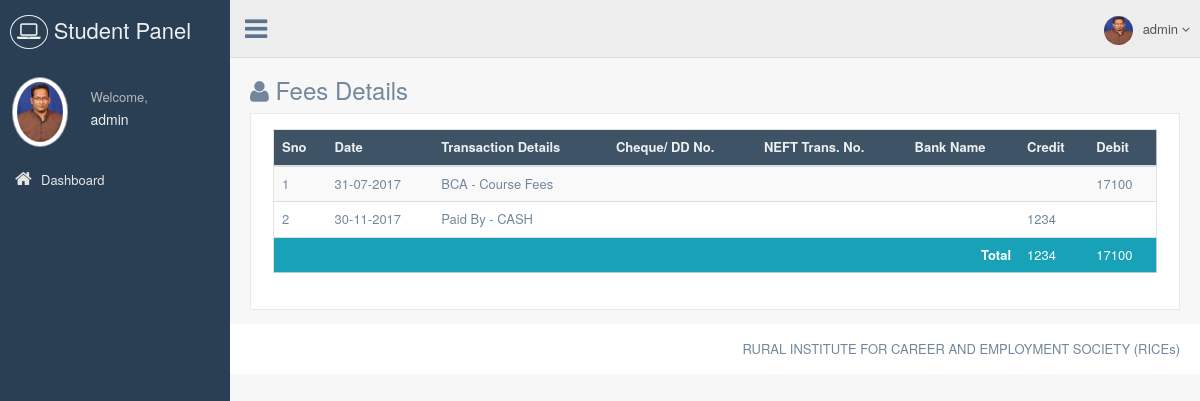
The app's page /studentpanel/fees.php (signed in) with its own data.
### tables this page shows
CREATE TABLE `course_master` (
  `Course_Id` smallint(6) NOT NULL,
  `Course_Name` varchar(50) NOT NULL,
  `Application_Fee` int(11) NOT NULL,
  `Learning_Fee` int(11) NOT NULL,
  `Registration_Fee` int(11) NOT NULL,
  `Exam_Fee` int(11) NOT NULL
);

CREATE TABLE `fees_payment` (
  `Payment_Id` int(11) NOT NULL,
  `Payment_Date` datetime NOT NULL,
  `Paid_Amt` float NOT NULL,
  `Payment_Mode` tinyint(4) NOT NULL,
  `Cheque_DD_No` varchar(30) DEFAULT NULL,
  `Transaction_No` varchar(30) DEFAULT NULL,
  `Which_Bank_Cheque_DD` varchar(75) DEFAULT NULL,
  `Student_Id` int(11) NOT NULL,
  `CM_Id` smallint(6) NOT NULL,
  `Receipt_No` varchar(100) NOT NULL,
  `Rege_status` int(11) NOT NULL
);

### libraries/classes/DBConn.php (called while the page is built, shortened)
<?php
class DBConn  extends Conn {
	 function ExecuteQuery($userQuery)
	{
		$result= mysql_query($userQuery);
                $num_fields = mysql_num_fields($result);
				$obj = array();
				$x=1;
				while($row=mysql_fetch_array($result)){
				  for($j=0;$j<$num_fields;$j++){
					 $name = mysql_field_name($result, $j);
					 $obj[$x][$name]=$row[$name];
					}
					$x++;
					}
     return $obj;
	}
}
?>

### studentpanel/fees.php (the view, shortened to what this page needs)
<?php
require_once(PATH_LIBRARIES.'/classes/DBConn.php');
require_once(PATH_STUDENT_INCLUDE.'/header.php');
$getfees=$db->ExecuteQuery("SELECT Payment_Id, DATE_FORMAT(Payment_Date,'%d-%m-%Y') AS Payment_Date, Paid_Amt, CASE WHEN Payment_Mode=1 THEN 'CASH' WHEN Payment_Mode=2 THEN 'CHEQUE/DD' WHEN Payment_Mode=3 THEN 'NEFT' END AS Payment_Mode, Cheque_DD_No, Transaction_No, Which_Bank_Cheque_DD FROM fees_payment WHERE Student_Id=".$_SESSION['sid']);
$getCourseAmt=$db->ExecuteQuery("SELECT DATE_FORMAT(Reg_Date,'%d-%m-%Y') AS Reg_Date, Course_Name, CASE WHEN Mode='regular' THEN (Application_Fee + Learning_Fee + Registration_Fee + Exam_Fee) WHEN Mode='online' THEN (Application_Fee + Learning_Fee + Registration_Fee + Exam_Fee) WHEN Mode='private' THEN Exam_Fee END AS Total_Fees
FROM student_master s
LEFT JOIN course_master cm ON s.Course_Id=cm.Course_Id
WHERE Student_Id=".$_SESSION['sid']);
$TotalPaidAmt=$db->ExecuteQuery("SELECT SUM(Paid_Amt) AS Paid_Amt FROM fees_payment WHERE Student_Id=".$_SESSION['sid']);
?>
<div>
  <div class="page-title">
    <div class="title_left">
      <h3><i class="fa fa-user" aria-hidden="true"></i> Fees Details</h3>
    </div>
  </div>
  <div class="row">
    <div class="col-md-12 col-sm-12 col-xs-12">
      <div class="x_panel">
        <div class="x_content">
        	<table class="table table-striped table-hover jambo_table">
				<thead>
					<tr class="headings">
						<th class="column-title">Sno</th>
						<th class="column-title">Date</th>
						<th class="column-title">Transaction Details</th>
						<th class="column-title">Cheque/ DD No.</th>
						<th class="column-title">NEFT Trans. No.</th>
						<th class="column-title">Bank Name</th>
						<th class="column-title">Credit</th>
						<th class="column-title">Debit</th>
					</tr>
				</thead>
				<tbody>
					<tr>
						<td>1</td>
						<td><?php echo $getCourseAmt[1]['Reg_Date'] ?></td>
						<td><?php echo $getCourseAmt[1]['Course_Name'] ?> - Course Fees</td>
						<td></td>
						<td></td>
						<td></td>
						<td></td>
						<td><?php echo $getCourseAmt[1]['Total_Fees'] ?></td>
					</tr>
					<?php $i = 2;
					foreach($getfees as $getfeesVal){ ?>
					<tr>
						<td><?php echo $i ?></td>
						<td><?php echo $getfeesVal['Payment_Date'] ?></td>
						<td>Paid By - <?php echo $getfeesVal['Payment_Mode'] ?></td>
						<td><?php echo $getfeesVal['Cheque_DD_No'] ?></td>
						<td><?php echo $getfeesVal['Transaction_No'] ?></td>
						<td><?php echo $getfeesVal['Which_Bank_Cheque_DD'] ?></td>
						<td><?php echo $getfeesVal['Paid_Amt'] ?></td>
						<td></td>
					</tr>
					<?php $i++;}
					?>
				</tbody>
				<tfoot>
					<tr>
						<td colspan="6" align="right"><strong>Total</strong></td>
						<td><?php echo $TotalPaidAmt[1]['Paid_Amt']; ?></td>
						<td><?php echo $getCourseAmt[1]['Total_Fees'] ?></td>
					</tr>
				</tfoot>
			</table>
        </div>
      </div>
    </div>
  </div>
</div>
<?php require_once(PATH_STUDENT_INCLUDE.'/footer.php'); ?>

### records on screen
course_master: Course_Name "BCA"
fees_payment: Payment_Date "30-11-2017", Payment_Mode "CASH", Paid_Amt "1234"

### other values on screen
$_SESSION['sname'] "admin"
$getCourseAmt[1]['Reg_Date'] "31-07-2017"
$getCourseAmt[1]['Total_Fees'] "17100"
$TotalPaidAmt[1]['Paid_Amt'] "1234"
